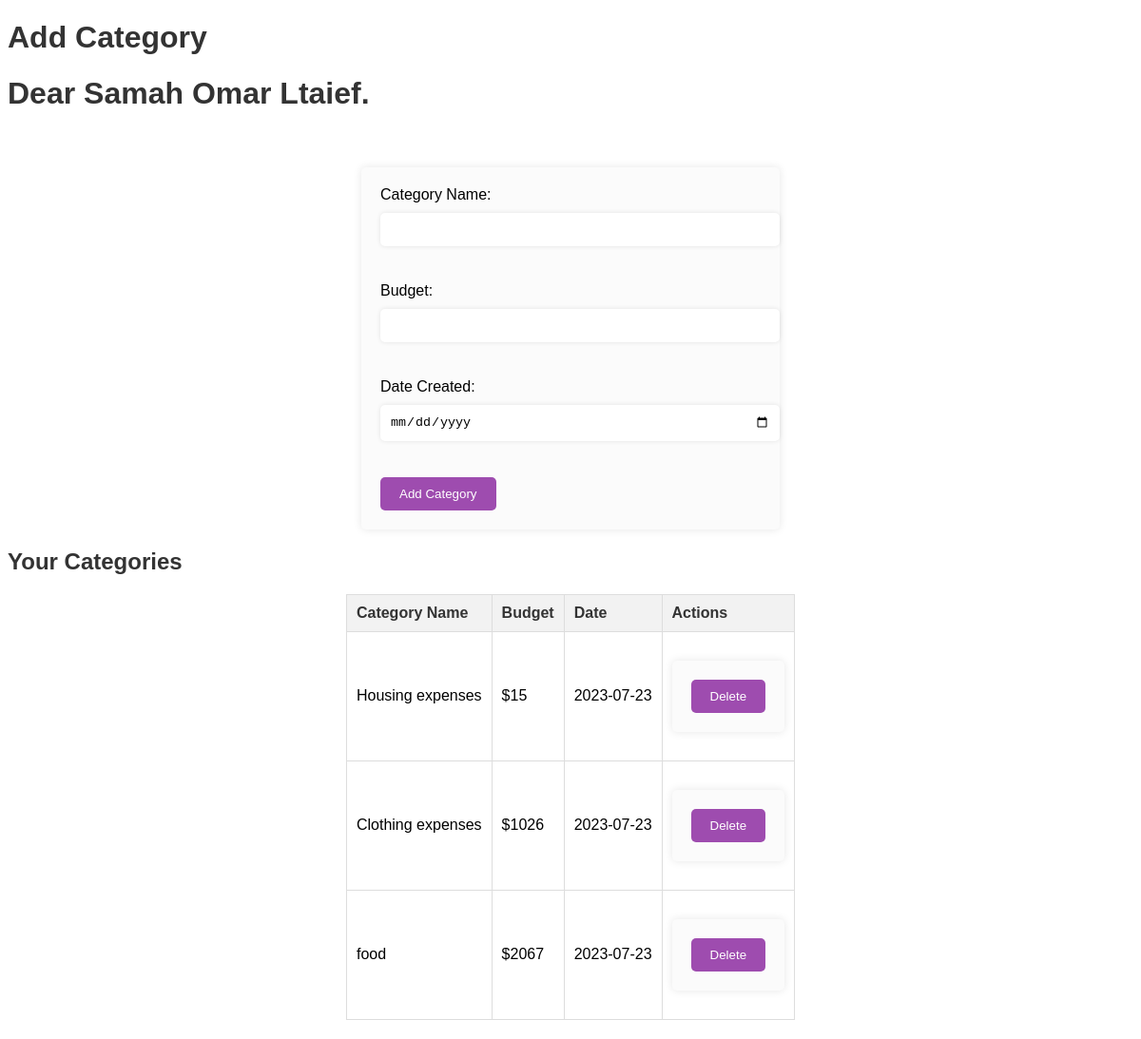
/add_cat.php (signed in), run on the app's committed database.
### tables this page shows
CREATE TABLE `expense_categories` (
  `category_id` int(50) NOT NULL,
  `category_name` char(50) NOT NULL,
  `user_id` int(50) NOT NULL,
  `budjet` varchar(10) NOT NULL,
  `date_created` varchar(10) NOT NULL
);

### add_cat.php (the view, shortened to what this page needs)
<?php
$host = "localhost";
$user = "root";
$password = "";
$database = "expense trackeer";
$table = "expense_categories";
$users_table = "users_table";
$conn = mysqli_connect($host, $user, $password, $database);
$username = $_SESSION['username'];
$user_query = "SELECT user_id FROM $users_table WHERE user_name = '$username'";
$user_result = mysqli_query($conn, $user_query);
$user_row = mysqli_fetch_assoc($user_result);
$user_id = $user_row['user_id'];
try {
    $category_query = "SELECT category_id, category_name, budjet, date_created FROM $table WHERE user_id = '$user_id'";
    $category_result = mysqli_query($conn, $category_query);
} catch (Exception $e) {
    echo $e->getMessage();
}
?>
<!DOCTYPE html>
<html>
<head>
    <link rel="stylesheet" type="text/css" href="add_cat.css">
</head>
<body>
    <h1>Add Category</h1>
    <h1 > Dear <?php echo $username; ?>.</h1><br>
    <form action="add_cat.php" method="post">
        <label for="category_name">Category Name:</label>
        <input type="text" name="category_name" id="category_name" required><br><br>
        <label for="budjet">Budget:</label>
        <input type="number" name="budjet" id="budjet" required><br><br>
        <label for="date_created">Date Created:</label>
        <input type="date" name="date_created" id="date_created" required><br><br>
        <input type="submit" value="Add Category">
    </form>
    <h2>Your Categories</h2>
    <table>
        <tr>
            <th>Category Name</th>
            <th>Budget</th>
            <th>Date</th>
            <th>Actions</th>
        </tr>
        <?php while ($row = mysqli_fetch_assoc($category_result)) { ?>
            <tr>
                <td><?php echo $row['category_name']; ?></td>
                <td><?php echo '$' . $row['budjet']; ?></td>
                <td><?php echo $row['date_created']; ?></td>
                <td>
                    <form action="delete_cat.php" method="post">
                        <input type="submit" value="Delete">
                    </form>
                </td>
            </tr>
        <?php } ?>
    </table>
</body>
</html>

### add_cat.css (style rules this page uses)
body { font-family: Arial, sans-serif; background-color: #ffffff; }
h1, h2 { color: #333; }
form { background-color: #fbfbfb; padding: 20px; border-radius: 5px; box-shadow: 0 0 10px rgba(0, 0, 0, 0.1); max-width: 400px; margin: 20px auto; }
label { display: block; margin-bottom: 10px; }
input[type="text"], input[type="number"], input[type="date"] { padding: 10px; border: none; border-radius: 5px; box-shadow: 0 0 5px rgba(0, 0, 0, 0.1); width: 100%; margin-bottom: 20px; }
input[type="submit"] { background-color: #9e4caf; color: #ffffff; padding: 10px 20px; border: none; border-radius: 5px; cursor: pointer; }
table { border-collapse: collapse; margin: 20px auto; }
table th, table td { padding: 10px; border: 1px solid #ddd; text-align: left; }
table th { background-color: #f2f2f2; color: #333; }

### data on the page
expense_categories: category_name "Housing expenses", budjet "15", date_created "2023-07-23"
expense_categories: category_name "Clothing expenses", budjet "1026", date_created "2023-07-23"
expense_categories: category_name "food", budjet "2067", date_created "2023-07-23"

### other printed values
$username "Samah Omar Ltaief"
